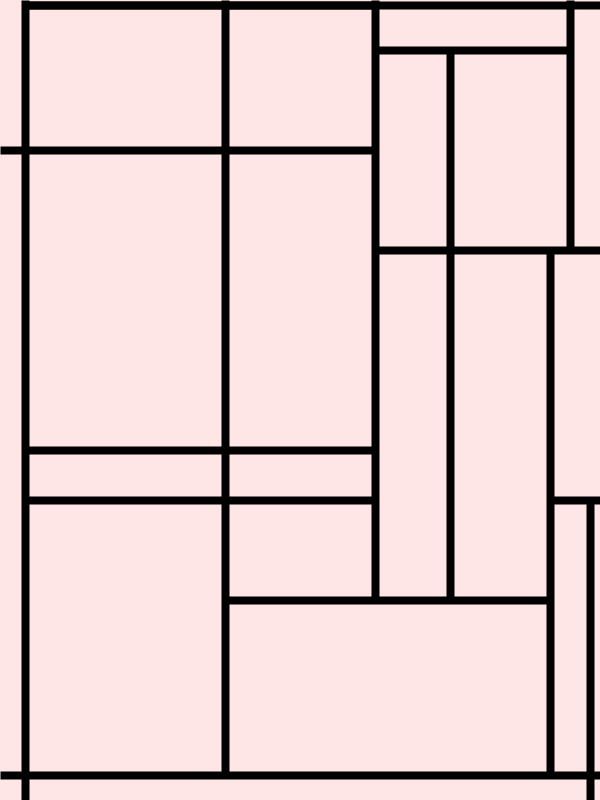
Frame 1 (no input)
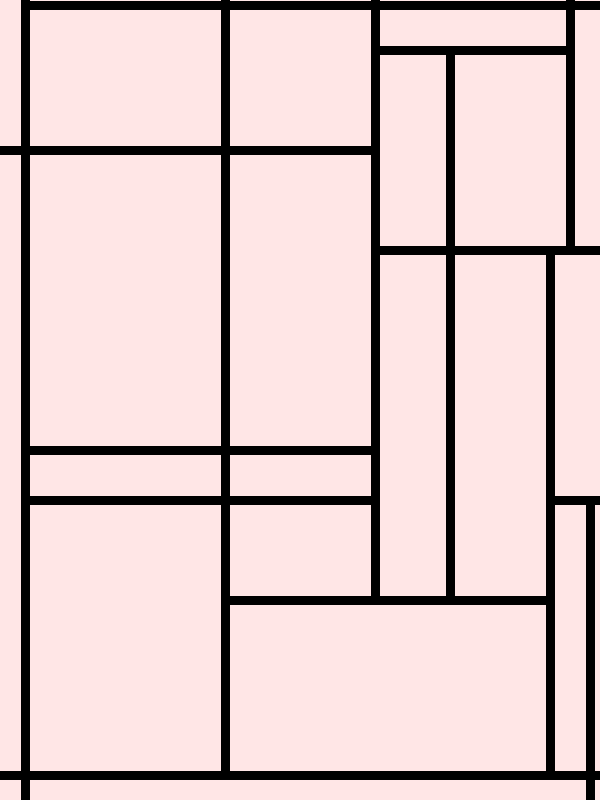
Frame 60 (the mouse pressed at the canvas centre just before this capture)
Frame 120 (the mouse held since frame 60 and released just before this capture): identical to frame 60, image omitted

The Processing sketch that drew these frames (run headless with seeded random() and noise(); from frame 60 on, the mouse is pressed at the canvas centre):

// Processing sketch: processing_51334
// ── processing_51334.pde

int i = 0;
int n=0;
void setup(){
  size(600, 800);
  background(255, 230, 230);
  smooth();
}

void drawFigureOne(){
  noFill();
  strokeWeight(8);
  strokeCap(SQUARE);
  line (25, 0, 25, 800);
  line (225, 0, 225, 775);
  line (375, 0, 375, 600);
  line (570, 0, 570, 250);
  line (550, 250, 550, 775);
  line (450, 600, 450, 50);
  line (590, 500, 590, 800);
}
void drawFigureTwo(){
  noFill();
  strokeWeight(8);
  strokeCap(SQUARE);
  line (25, 5, 375, 5);
  line (375, 50, 570, 50); 
  line (0, 150, 375, 150);
  line (375, 250, 600, 250);
  line (25, 450, 375, 450);
  line (25, 500, 375, 500);
  line (225, 600, 550, 600);
  line (0, 775, 600, 775);
  line (25, 5, 600, 5);  
  line (550, 500, 600, 500);
}
void drawErase() {
  strokeWeight(8);
  fill(255, 230, 230);
  rect(25, 5, 200, 145);
  rect(25, 150, 200, 300);
  rect(225, 150, 150, 300);
  rect(378, 50, 70, 200);
  rect(570, 50, 195, 200);
  rect(25, 450, 200, 50);
  rect(225, 600, 325, 175);
  rect(25, 775, 565, 25);
  rect(380, 254, 67, 343);
  rect(0, 0, 22, 145);
  rect(590, 500, 10, 275);
}

void mouseClicked(){
  i++;

}

void drawFigureThree(){
  strokeWeight(8);
  fill(255, 0, 0, 200);
  rect(25, 5, 200, 145);
}
void drawFigureFour(){
  strokeWeight(8);
  fill(0, 0, 200, 250);
  rect(25, 150, 200, 300);
}

void drawFigureFive(){
  strokeWeight(8); 
  fill(0, 0, 0, 255);
  rect(225, 150, 150, 300);
}

void drawFigureSix(){
  strokeWeight(8);
  fill(255, 255, 0, 200);
  rect(378, 50, 70, 200);
}
void drawFigureSeven(){
  strokeWeight(8);
  fill(0, 0, 150, 200);
  rect(570, 50, 195, 200);
}

void drawFigureEight(){
  strokeWeight(8);
  fill(250, 50, 0, 200);
  rect(25, 450, 200, 50);
}

void drawFigureNine(){
  strokeWeight(8);
  fill(255, 0, 0, 200);
  rect(225, 600, 325, 175);
}
void drawFigureTen(){
  strokeWeight(8);
  fill(255, 255, 0, 245);
  rect(25, 775, 565, 25);
}
void drawFigureElvn(){ 
  fill(255);
 // noStroke();
  rect(380, 254, 67, 343);
}

void drawFigureTwlv(){
  fill(255, 255, 0, 225);
  rect(0, 0, 22, 145);
}

void drawFigureThtn(){
  
  fill (0);
 // noStroke();
  rect(590, 500, 10, 275);
}

void draw(){
  drawFigureOne();
  drawFigureTwo();
  
  if (i>0) drawFigureThree();
  
  if (i>1) drawFigureFour();
  
  if (i>2) drawFigureFive();
  
  if (i>3) drawFigureSix();
  
  if (i>4) drawFigureSeven();
  
  if(i>5) drawFigureEight();
  
  if (i>6) drawFigureNine();
  
  if (i>7) drawFigureTen();
  
  if (i>8) drawFigureElvn();

  if (i>9) drawFigureTwlv();

  if (i>10) drawFigureThtn(); 
  
  if (keyPressed == true) n++;
  if ( n>0) drawErase();

}
